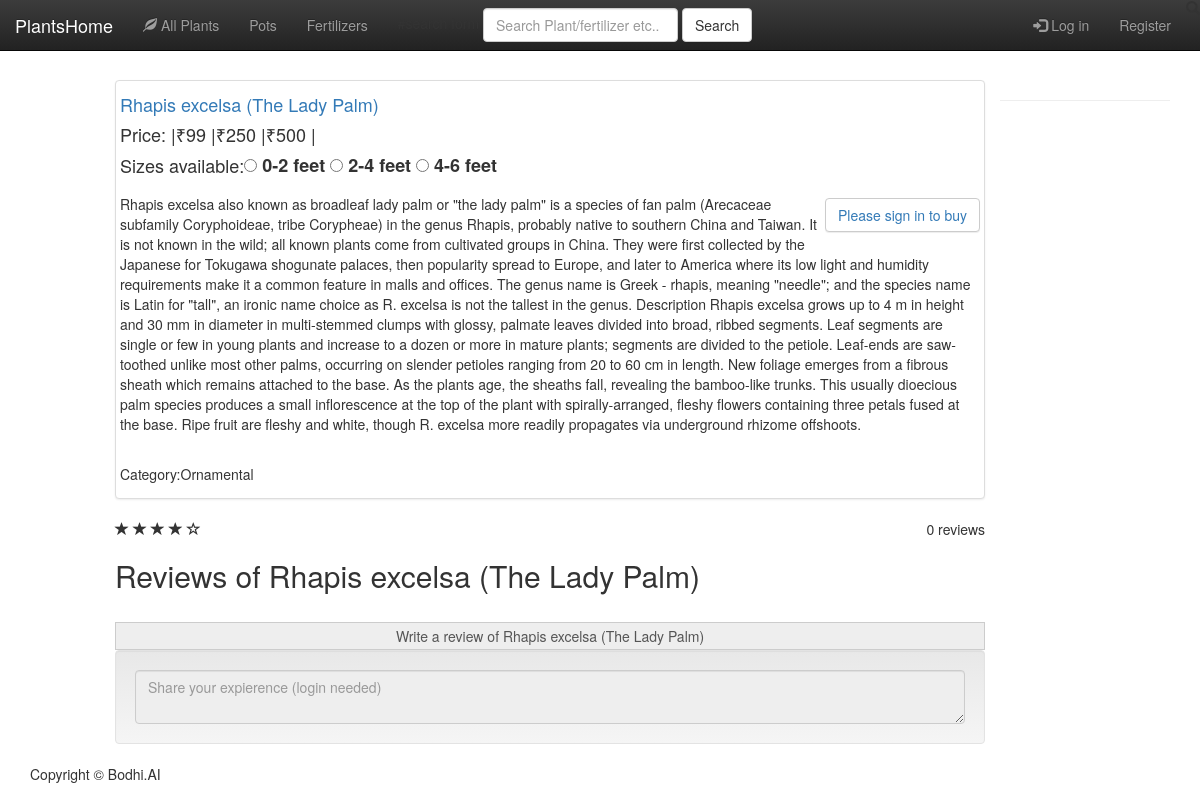
The app's page /12/ with its own data.
### firstone/models.py (models this page shows, shortened)
class Plant(models.Model):
    ornamental = 'Ornamental'
    herb = 'Herbs'
    shrub = 'Shrubs'
    fs = 'Flowering and Seasonal'
    tree = 'Trees'
    palm = 'Palm'
    fruit = 'Fruits'
    grass = 'Grass'
    bonsai = 'Bonsai'
    category_choice = ((ornamental,'Ornamental'),(herb,'Herbs'),(shrub,'Shrubs'),(fs,'Flowering and Seasonal'),
                       (tree,'Tree'),(palm,'Palm'),(fruit,'Fruits'),(grass,'Grass'),(bonsai,'Bonsai'))
    name = models.CharField(max_length=100)
    scientific_name = models.CharField(max_length=100)
    category = models.CharField(max_length=50, choices=category_choice, default=shrub, )
    description = models.TextField()
    image1 = models.ImageField(upload_to=upload_location, max_length=500, null=True, blank=True)
    image2 = models.ImageField(max_length=500, null=True, blank=True)
    image3 = models.ImageField(max_length=500, null=True, blank=True)
    image4 = models.ImageField(max_length=500, null=True, blank=True)

class PlantSize(models.Model):
    thick = 'Thick'
    thin = 'Thin'
    leaves = 'Leaves'
    ztfeet = '0-2 feet'
    tffeet = '2-4 feet'
    fsfeet = '4-6 feet'
    sefeet = '6-8 feet'
    etfeet = '8-10 feet'
    seed = 'Seedling'
    size_choice = ((thick, 'Thick'), (thin, 'Thin'), (ztfeet, '0-2 feet'),
                   (tffeet, '2-4 feet'), (fsfeet, '4-6 feet'), (sefeet, '6-8 feet'),
                   (etfeet, '8-10 feet'),(seed,'Seedling'))
    psize = models.ForeignKey(Plant, on_delete=models.CASCADE)
    size = models.CharField(max_length=100, choices=size_choice)
    price = models.IntegerField()

### firstone/views.py (the view, shortened to what this page needs)
# urls.py: url(r'^(?P<pk>[0-9]+)/$', views.detail, name='detail'),
def detail(request, pk):
    plant = get_object_or_404(Plant, pk=pk)
    rating_of_plant = plant.plantsize_set.all()
    user = request.user
    context = {'plant': plant, 'ratingofplant': rating_of_plant, }
    return render(request, 'firstone/detail.html', context, )

### firstone/templates/firstone/detail.html (shortened to what this page needs)
{% extends 'firstone/base.html' %}
{% load thumbnail %}
{% block content %}
<body>
<br><br><br><br>
            <div class="col-md-9 col-md-offset-1">
                <div class="thumbnail">
                    <div class="caption-full">
                        <h4><a href="#">{{plant.name}}</a>
                        </h4>
  </div>
                      <form method="post" action="{%url 'firstone:cart' %}"> {%csrf_token%}
                          <h4>Price: |{%for i in ratingofplant %}₹{{i.price}} |{%endfor%}</h4>
                        {%if plant.plantsize_set.all %}<h4>Sizes available:<div class="btn-group" role="group" aria-label="...">
                            {%for pl in plant.plantsize_set.all %}
  <input type="radio" name="choice" id="choice{{forloop.counter}}" value="{{pl.pk}}" />
                        <label for="choice{{forloop.counter}}">{{pl.size}}</label>
                            {%endfor%}  </div></h4>{%endif%}
                        <p class="pull-right"><input type="hidden" name="plantid" value="{{plant.pk}}">
                    {%if request.user.is_authenticated%}
                            <input type="submit" class="btn btn-default navbar-btn"  value="Add to Cart" >{%else%}
                            <button name="login" class="btn btn-default navbar-btn"><a href="{%url 'firstone:login'%}">Please sign in to buy</a></button>
                            {%endif%}
</p>
                        </form>
                        <p>{{plant.description}}</p><br>
                        <p>Category:{{plant.category}}</p>
                    </div>
                    <div class="ratings">
                        <p class="pull-right">{{plant.ratingplant_set.count}} reviews</p>
                        <p>
                            <span class="glyphicon glyphicon-star"></span>
                            <span class="glyphicon glyphicon-star"></span>
                            <span class="glyphicon glyphicon-star"></span>
                            <span class="glyphicon glyphicon-star"></span>
                            <span class="glyphicon glyphicon-star-empty"></span>
                        </p>
                    </div>
                     <h2> Reviews of {{plant.name}} </h2><br>
                <span class="input-group-addon" id="basic-addon1">Write a review of {{plant.name}}</span>
                <div  class="well " >
<textarea class="form-control"  name="rev"  placeholder="Share your expierence (login needed)"
                             {%if not request.user.is_authenticated %}disabled {% endif%}></textarea>
                        </div>
                </div>
    <div class="container">
        <hr>
        <footer>
            <div class="row">
                <div class="col-lg-12">
                    <p>Copyright &copy; Bodhi.AI</p>
                </div>
            </div>
        </footer>
    </div>
<link rel="stylesheet" type="text/css" href="//netdna.bootstrapcdn.com/bootstrap/3.1.1/css/bootstrap.min.css">
</body>
{% endblock %}

### records on screen
Plant: name "Rhapis excelsa (The Lady Palm)", description "Rhapis excelsa also known as broadleaf lady palm or \"the lady palm\" is a species of fan palm (Arecaceae subfamily Coryphoideae, tribe Corypheae) in the genus Rhapis, probably native to southern China and Taiwan. It is not known in the wild; all known plants come from cultivated groups in China. They were first collected by the Japanese for Tokugawa shogunate palaces, then popularity spread to Europe, and later to America where its low light and humidity requirements make it a common feature in malls and offices. The genus name is Greek - rhapis, meaning \"needle\"; and the species name is Latin for \"tall\", an ironic name choice as R. excelsa is not the tallest in the genus. Description Rhapis…", category "Ornamental", ratingplant_set.count "0"
PlantSize: price "99", size "0-2 feet"
PlantSize: price "250", size "2-4 feet"
PlantSize: price "500", size "4-6 feet"
